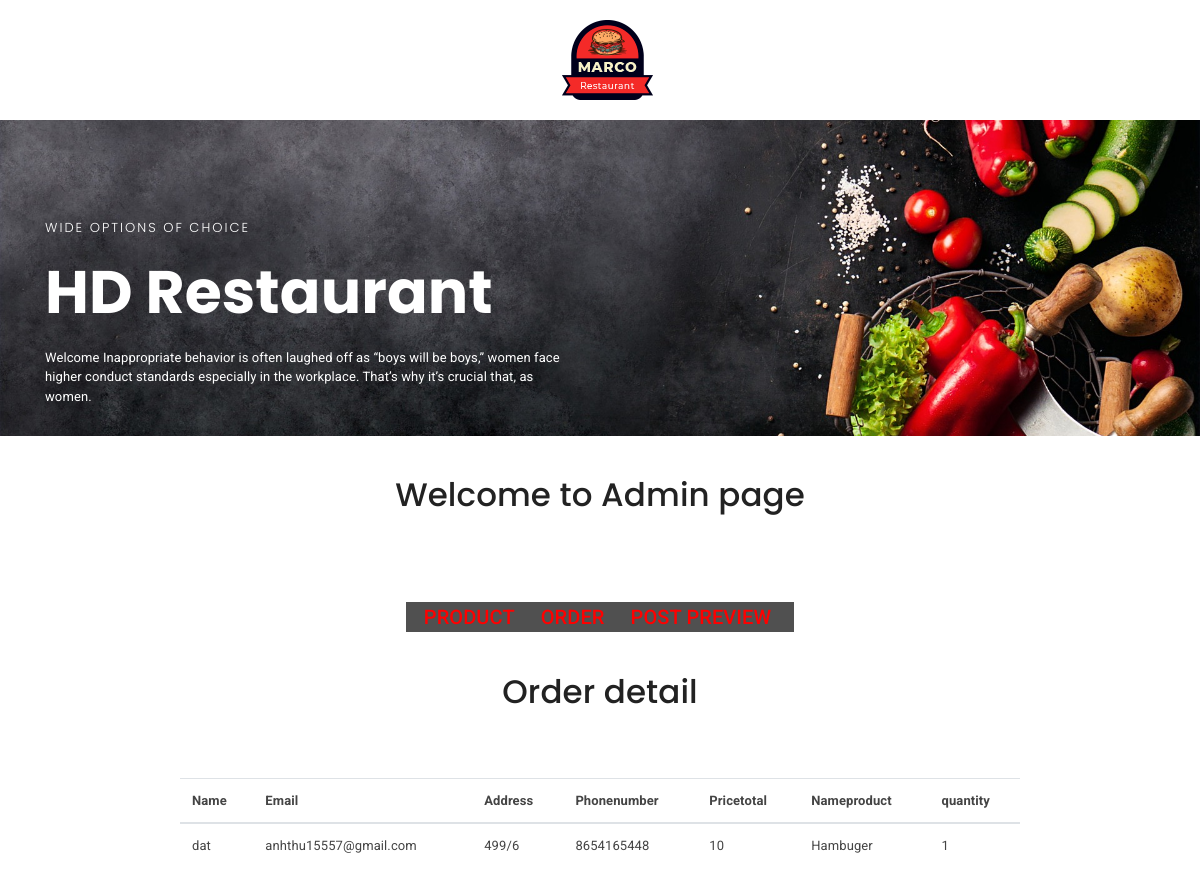
Screenshot of /viewdonhang.php with the database file from the repository.
### tables this page shows
CREATE TABLE `donhang` (
  `id` int(100) NOT NULL,
  `name` varchar(100) NOT NULL,
  `email` varchar(100) NOT NULL,
  `address` varchar(100) NOT NULL,
  `phonenumber` varchar(100) NOT NULL,
  `pricetotal` varchar(100) NOT NULL,
  `nameproduct` varchar(100) NOT NULL,
  `quantity` varchar(100) NOT NULL
);

### viewdonhang.php (the view, shortened to what this page needs)
<?php
$connect = mysqli_connect("localhost", "root", "", "testing");
?>
<!DOCTYPE html>
	<html lang="zxx" class="no-js">
	<head>
			<link rel="stylesheet" href="css/linearicons.css">
			<link rel="stylesheet" href="css/font-awesome.min.css">
			<link rel="stylesheet" href="css/bootstrap.css">
			<link rel="stylesheet" href="css/magnific-popup.css">
			<link rel="stylesheet" href="css/jquery-ui.css">
			<link rel="stylesheet" href="css/nice-select.css">
			<link rel="stylesheet" href="css/animate.min.css">
			<link rel="stylesheet" href="css/owl.carousel.css">
			<link rel="stylesheet" href="css/main.css">
<link rel="stylesheet" href="https://cdnjs.cloudflare.com/ajax/libs/bootswatch/4.1.3/materia/bootstrap.min.css">
        <link href="G:/xampp/htdocs/marco/lib/css/simple_cart.css" rel="stylesheet">
        <link href="https://www.jqueryscript.net/css/jquerysctipttop.css" rel="stylesheet" type="text/css">
        <link rel="stylesheet" href="https://netdna.bootstrapcdn.com/font-awesome/4.7.0/css/font-awesome.min.css">
    <link href="G:/xampp/htdocs/marco/dist/css/smart_cart.min.css" rel="stylesheet" type="text/css" />
		</head>
		<body>
			<header id="">
				<div class="header-top">
					<div class="container">
				  		<div class="row justify-content-center">
						      <div id="logo">
						        <a href="index.html"><img src="img/logo.png" alt="" title="" /></a>
						      </div>
				  		</div>
					</div>
				</div>
			</header>
			<section class="banner-area">
				<div class="container">
					<div class="row fullscreen align-items-center justify-content-between">
						<div class="col-lg-12 banner-content">
							<h6 class="text-white">Wide Options of Choice</h6>
							<h1 class="text-white">HD Restaurant</h1>
							<p class="text-white">
                                Welcome
								Inappropriate behavior is often laughed off as “boys will be boys,” women face higher conduct standards especially in the workplace. That’s why it’s crucial that, as women.
							</p>
						</div>
					</div>
				</div>
			</section>
			<br>
			<br>
			<center>
				<h1> Welcome to Admin page </h1>
			</center>
			<br>
			<br><br>
			<div class="container main-menu" style="width: 90%">
					<div class="row align-items-center justify-content-center d-flex">
				      <nav id="nav-menu-container" style="background-color: rgb(80,80,80);">
				        <ul class="nav-menu" >
				          <li><a style="font-size: 20px; color: red ;" href="admin.php"> Product</a></li>
				          <li><a style="font-size: 20px; color: red ;" href="viewdonhang.php"> Order </a></li>
				          	 <li ><a style="font-size: 20px; color: red ;" href="review.php"> Post Preview</a>
				          </li>
				        </ul>
				      </nav>
					</div>
				</div>
			<br>
			<center>
				<h1> Order detail </h1>
			</center>
			<br>
			<br><br>
<center>
      <div class="justify-content-center" style="width: 70%" >
       <table class="table">
    <thead>
      <tr>
        <th>Name</th>
        <th>Email</th>
        <th>Address</th>
        <th>Phonenumber </th>
        <th>Pricetotal</th>
        <th> Nameproduct</th>
        <th> quantity</th>
      </tr>
    </thead>
	<?php
                $query = "SELECT * FROM donhang ORDER BY id ASC";
                $result = mysqli_query($connect, $query);
                if(mysqli_num_rows($result) > 0)
                {
                    while($row = mysqli_fetch_array($result))
                    {
                ?>
    <tbody>
      <tr>
        <td><?php echo $row["name"]; ?></td>
        <td><?php echo $row["email"]; ?></td>
        <td><?php echo $row["address"]; ?></td>
        <td> <?php echo $row["phonenumber"]; ?></td>
        <td><?php echo $row["pricetotal"]; ?></td>
        <td><?php echo $row["nameproduct"]; ?></td>
        <td><?php echo $row["quantity"]; ?></td>
      </tr>
    </tbody>
<?php
	}
}
?>
  </table>
</div>
</center>
<br>
<br>
		</body>
		</html>

### css/main.css (style rules this page uses)
body { color:#777;font-family:"Poppins",sans-serif;font-size:14px;font-weight:300;line-height:1.625em;position:relative }
ol,ul { margin:0;padding:0;list-style:none }
a { -webkit-transition:all 0.3s ease 0s;-moz-transition:all 0.3s ease 0s;-o-transition:all 0.3s ease 0s;transition:all 0.3s ease 0s }
a,a:focus,a:hover { text-decoration:none;outline:0 }
h1,h2,h3,h4,h5,h6 { font-family:"Poppins",sans-serif;color:#222;line-height:1.2em !important;margin-bottom:0;margin-top:0;font-weight:600 }
h1,.h1 { font-size:36px }
h6,.h6 { font-size:14px;color:#222 }
td,th { border-radius:0px }
.text-white { color:#fff }
h1 { font-size:36px }
h6 { font-size:14px }
h1,h2,h3,h4,h5,h6 { line-height:1.5em }
.header-top { padding:20px 0px }
.main-menu { padding-bottom:20px;padding-top:20px;border-top:1px solid rgba(255,255,255,0.2);border-bottom:1px solid rgba(255,255,255,0.2);padding-left:15px;padding-right:15px }
.nav-menu,.nav-menu * { margin:0;padding:0;list-style:none }
.nav-menu li { position:relative;white-space:nowrap }
.nav-menu>li { float:left }
.nav-menu a { padding:0 8px 0px 8px;text-decoration:none;display:inline-block;color:#fff;font-weight:500;font-size:12px;text-transform:uppercase;outline:none }
.nav-menu>li { margin-left:10px }
#logo { padding-left:15px }
#nav-menu-container { padding-right:15px }
.banner-area { background:url(../img/hero-bg.jpg) center center/cover;background-size:cover }
.banner-content { margin-top:100px }
.banner-content h6 { text-transform:uppercase;font-weight:300;letter-spacing:2px }
.banner-content h1 { font-size:60px;font-weight:700;margin:20px 0 }
.banner-content p { max-width:515px;margin-bottom:30px }

### rows the page displays
donhang: name "dat", email "anhthu15557@gmail.com", address "499/6", phonenumber "8654165448", pricetotal "10", nameproduct "Hambuger", quantity "1"
